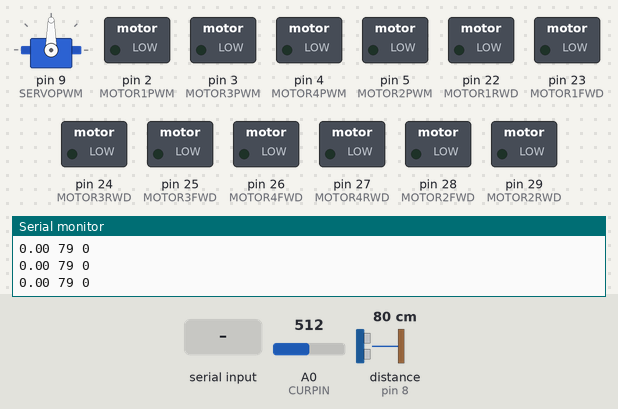
Bench run of a sketch on a simulated Arduino Mega 2560, built with avr-gcc and run on an emulated ATmega2560. Parts: servo, switched loads named in the sketch (green lamp = pin HIGH), the last lines printed to the serial monitor. Wiring (inferred from the names in the program): ultrasonic range finder: trigger pin 7; echo pin 8. Inputs (shaded band) come from the test bench; at power-on: A0 (CURPIN) = 512, distance to the obstacle (sensor on pin 8) 80 cm. The echo pulse lasts 58.3 µs per cm; pins used as bus, display or sensor lines are not drawn.

Above: at 1.2 s.
1.3 s: "90,45,200\n" received over Serial
At 2.3 s:
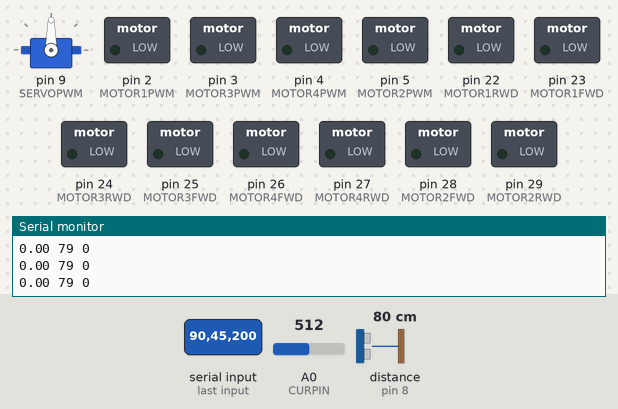
2.8 s: "30,150,10\n" received over Serial
At 3.4 s:
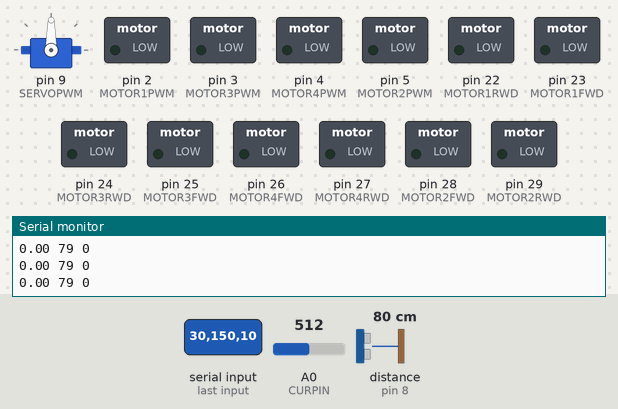
4.3 s: "5\n" received over Serial
At 5.1 s:
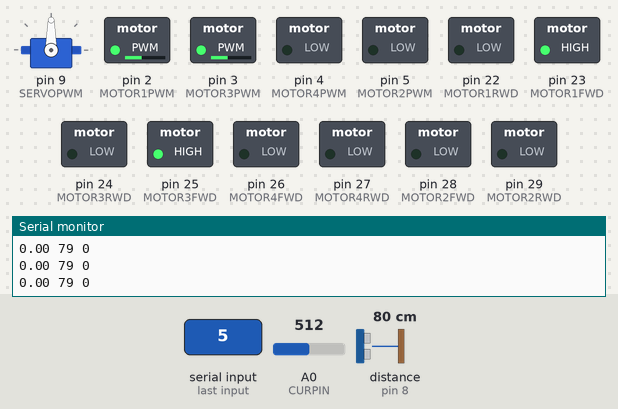
5.8 s: "90\n" received over Serial
At 6.3 s:
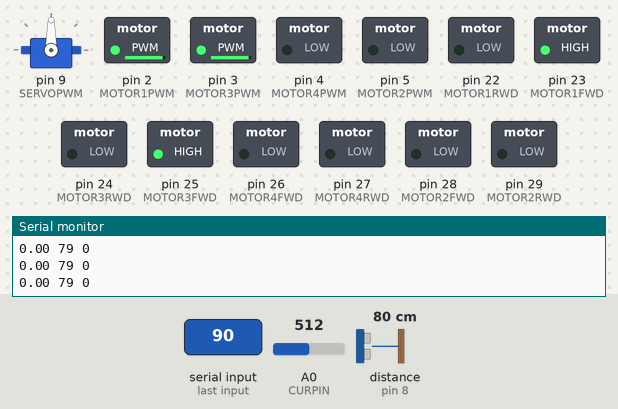
7.3 s: "200\n" received over Serial
At 8.5 s:
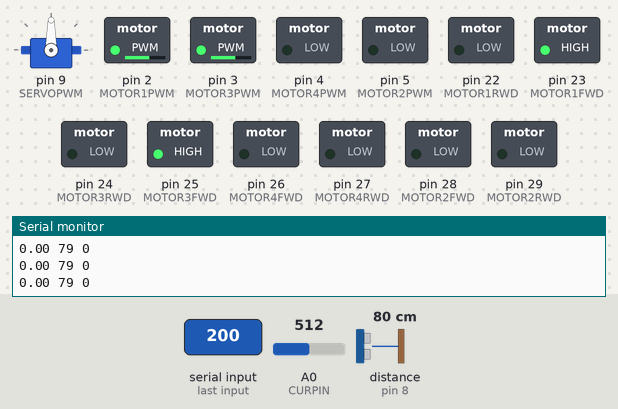
8.8 s: "1,90\n" received over Serial
At 9.5 s:
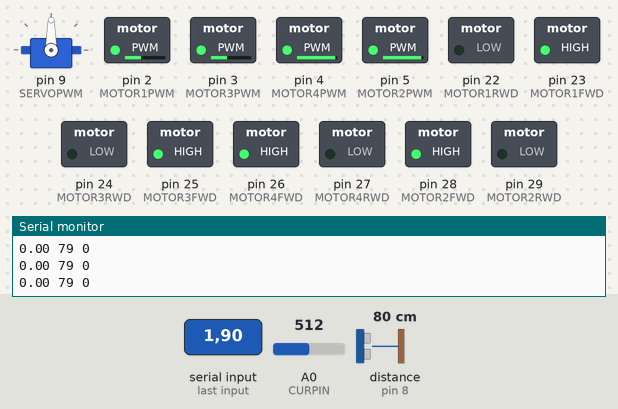
Timing chart, 0 to 11.3 s (numbered marks = the images above; inputs shaded):
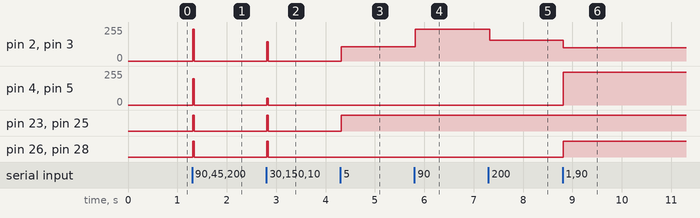

The sketch:

RobotMotorControl.ino
```cpp
/*
 * Motor Controller Driver
 * version 1.5
 * Author: Erik Holmgren <eholmgre@rams.colostate.edu>
 * Date 2017-04-16
 */

#include <Servo.h>

void updateSpeed(int left, int right);
long getPing();

// Pins for front-left motor
const int MOTOR1PWM = 2;
const int MOTOR1FWD = 23;
const int MOTOR1RWD = 22;

// Pins for front-right motor
const int MOTOR2PWM = 5;
const int MOTOR2FWD = 28;
const int MOTOR2RWD = 29;

// Pins for rear-left motor
const int MOTOR3PWM = 3;
const int MOTOR3FWD = 25;
const int MOTOR3RWD = 24;

// Pins for rear-right motor
const int MOTOR4PWM = 4;
const int MOTOR4FWD = 26;
const int MOTOR4RWD = 27;

// Pins for sensors and servo
const int SERVOPWM = 9;
const int CURPIN = 0;
const int PINGTRIG = 7;
const int PINGECHO = 8;

// Directions of left and right side motors
bool lft_fwd = true;
bool rht_fwd = true;

// Speed percentages of left and right side
uint8_t lft_spd = 0;
uint8_t rht_spd = 0;

// Values for sensors and servo
bool sweep = 0;
const int SERVOINC = 45;
Servo ping_servo;
uint8_t servo_angle = 90;
bool servo_direction = 1;
double maxCur;

void setup() {
  Serial.begin(9600);
  Serial.setTimeout(10);

  ping_servo.attach(SERVOPWM);

  pinMode(PINGTRIG, OUTPUT);
  pinMode(PINGECHO, INPUT);

  pinMode(MOTOR1PWM, OUTPUT);
  pinMode(MOTOR1FWD, OUTPUT);
  pinMode(MOTOR1RWD, OUTPUT);

  pinMode(MOTOR2PWM, OUTPUT);
  pinMode(MOTOR2FWD, OUTPUT);
  pinMode(MOTOR2RWD, OUTPUT);

  pinMode(MOTOR3PWM, OUTPUT);
  pinMode(MOTOR3FWD, OUTPUT);
  pinMode(MOTOR3RWD, OUTPUT);

  pinMode(MOTOR4PWM, OUTPUT);
  pinMode(MOTOR4FWD, OUTPUT);
  pinMode(MOTOR4RWD, OUTPUT);

  updateSpeed(0, 0);

}

void loop() {

  double cur = (analogRead(CURPIN) - 514) / 100.0; // might be accurate, might not
  if (abs(cur - maxCur) > .5) // remeasure if we get a spike
    cur = cur = (analogRead(CURPIN) - 514) / 100.0;

  if (cur > maxCur)
    maxCur = cur;

  if (millis() % 500 == 0) {
    int ping_dist = -1;
    int ping_angle = servo_angle;

    ping_dist = getPing();

    if (sweep) {

      if (servo_angle <= 45 || servo_angle >= 135)
        servo_direction = !servo_direction;

      servo_angle = (servo_direction) ? servo_angle - SERVOINC : servo_angle + SERVOINC;

      ping_servo.write(servo_angle);
    } else {
      ping_servo.write(90);
    }

    Serial.print(maxCur); Serial.print(' '); Serial.print(ping_dist); Serial.print(' '); Serial.println(ping_angle - 90);
    Serial.flush();
    maxCur = 0;
  }

  if (Serial.available()) {
    int lft_spd_in = Serial.parseInt();
    int rht_spd_in = Serial.parseInt();
    sweep = Serial.parseInt();

    updateSpeed(lft_spd_in, rht_spd_in);
  }

}

int less (const void * a, const void * b)
{
  return ( *(int*)a - *(int*)b );
}

long getPing() {
  int spread[5];
  for (int i = 0; i < 5; ++i) {
      int dist, dur;
      digitalWrite(PINGTRIG, LOW);
      delayMicroseconds(2);
      digitalWrite(PINGTRIG, HIGH);
      delayMicroseconds(10);
      digitalWrite(PINGTRIG, LOW);
      dur = pulseIn(PINGECHO, HIGH, 50000);

      dist = dur / 58.2;

      if (dist == 0 || dist > 200)
        dist = -1;

        spread[i] = dist;
  }

  qsort(spread, 5, sizeof(int), less);

  int total = 0;

  for (int i = 1; i < 4; ++i)
    total += spread[i];

    return (total) ? (total / 3) : -1;
}

void updateSpeed(int left, int right) {
    if (left < 0) {
      lft_fwd = false;
    }

    else {
      lft_fwd = true;
    }

    lft_spd = abs(left);

    if (right < 0) {
      rht_fwd = false;
    }

    else {
      rht_fwd = true;
    }

    rht_spd = abs(right);

  if (lft_spd != 0) {
    digitalWrite(MOTOR1FWD, lft_fwd);
    digitalWrite(MOTOR1RWD, !lft_fwd);

    digitalWrite(MOTOR3FWD, lft_fwd);
    digitalWrite(MOTOR3RWD, !lft_fwd);

    uint8_t motor1_spd = map(lft_spd, 1, 100, 100, 255);
    analogWrite(MOTOR1PWM, motor1_spd);

    uint8_t motor3_spd = map(lft_spd, 1, 100, 100, 255);
    analogWrite(MOTOR3PWM, motor3_spd);
  }

  else {
    digitalWrite(MOTOR1FWD, LOW);
    digitalWrite(MOTOR1RWD, LOW);

    digitalWrite(MOTOR3FWD, LOW);
    digitalWrite(MOTOR3RWD, LOW);

    analogWrite(MOTOR1PWM, 0);
    analogWrite(MOTOR3PWM, 0);
  }

  if (rht_spd != 0) {
    digitalWrite(MOTOR2FWD, rht_fwd);
    digitalWrite(MOTOR2RWD, !rht_fwd);

    digitalWrite(MOTOR4FWD, rht_fwd);
    digitalWrite(MOTOR4RWD, !rht_fwd);

    uint8_t motor2_spd = map(rht_spd, 1, 100, 150, 255);
    analogWrite(MOTOR2PWM, motor2_spd);

    uint8_t motor4_spd = map(rht_spd, 1, 100, 150, 255);
    analogWrite(MOTOR4PWM, motor4_spd);
  }

  else {
    digitalWrite(MOTOR2FWD, LOW);
    digitalWrite(MOTOR2RWD, LOW);

    digitalWrite(MOTOR4FWD, LOW);
    digitalWrite(MOTOR4RWD, LOW);

    analogWrite(MOTOR2PWM, 0);
    analogWrite(MOTOR4PWM, 0);
  }
}
```

Measured:
- after the input at 1.3 s, pin 2 (MOTOR1PWM), pin 3 (MOTOR3PWM): 0/255 → 239/255 at once, → 0/255 0.03 s later; pin 4 (MOTOR4PWM), pin 5 (MOTOR2PWM): 0/255 → 196/255 at once, → 0/255 0.03 s later; pin 23 (MOTOR1FWD), pin 25 (MOTOR3FWD), pin 26 (MOTOR4FWD), pin 28 (MOTOR2FWD): LOW → HIGH at once, → LOW 0.03 s later
- after the input at 2.8 s, pin 2 (MOTOR1PWM), pin 3 (MOTOR3PWM): 0/255 → 145/255 at once, → 0/255 0.03 s later; pin 4 (MOTOR4PWM), pin 5 (MOTOR2PWM): 0/255 → 52/255 at once, → 0/255 0.03 s later; pin 23 (MOTOR1FWD), pin 25 (MOTOR3FWD), pin 26 (MOTOR4FWD), pin 28 (MOTOR2FWD): LOW → HIGH at once, → LOW 0.03 s later
- after the input at 4.3 s, pin 2 (MOTOR1PWM), pin 3 (MOTOR3PWM): 0/255 → 106/255 at once; pin 23 (MOTOR1FWD), pin 25 (MOTOR3FWD): LOW → HIGH at once
- after the input at 5.8 s, pin 2 (MOTOR1PWM), pin 3 (MOTOR3PWM): 106/255 → 239/255 at once
- after the input at 7.3 s, pin 2 (MOTOR1PWM), pin 3 (MOTOR3PWM): 239/255 → 155/255 at once
- after the input at 8.8 s, pin 2 (MOTOR1PWM), pin 3 (MOTOR3PWM): 155/255 → 100/255 at once; pin 4 (MOTOR4PWM), pin 5 (MOTOR2PWM): 0/255 → 244/255 at once; pin 26 (MOTOR4FWD), pin 28 (MOTOR2FWD): LOW → HIGH at once
